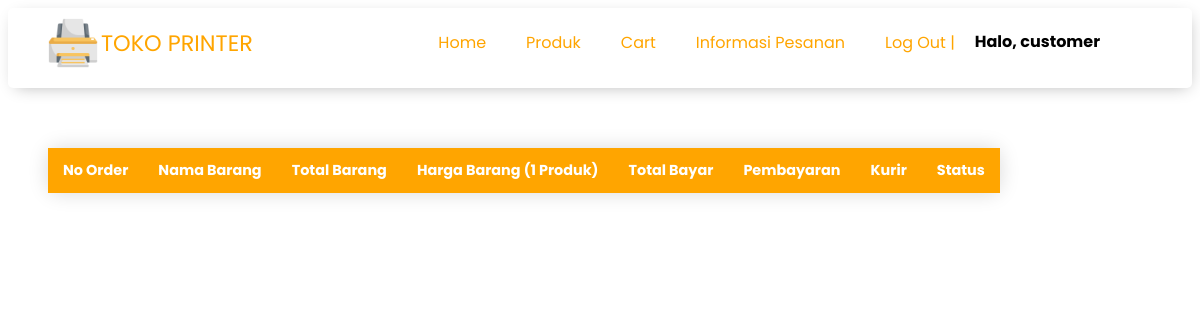
/pesanan.php (signed in), run on an earlier commit of the app's database.
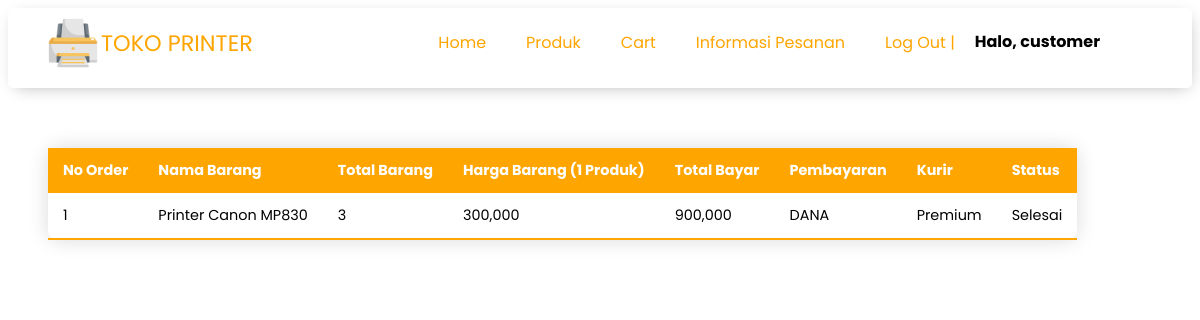
And on a later commit of the database.
### tables this page shows
CREATE TABLE `orders` (
  `id` int(11) NOT NULL,
  `id_user` int(11) NOT NULL,
  `id_product` int(11) NOT NULL,
  `address` text NOT NULL,
  `kecamatan` varchar(64) NOT NULL,
  `kelurahan` varchar(64) NOT NULL,
  `phone` varchar(64) NOT NULL,
  `postcode` varchar(64) NOT NULL,
  `payment` varchar(64) NOT NULL,
  `courier` varchar(64) NOT NULL,
  `status` varchar(64) NOT NULL,
  `info` varchar(64) NOT NULL
);

CREATE TABLE `products` (
  `id` int(11) NOT NULL,
  `name` varchar(64) NOT NULL,
  `price` int(11) NOT NULL,
  `description` text NOT NULL,
  `id_category` int(11) NOT NULL
);

### pesanan.php (the view, shortened to what this page needs)
<?php
require 'koneksi.php';
$username = $_SESSION['loginTokoPrinter'];
$user = mysqli_fetch_assoc(mysqli_query($conn, "SELECT * FROM user WHERE username='$username'"));
$idUser = $user['id_user'];
$orders = mysqli_query($conn, "SELECT *, COUNT(*) as total FROM orders WHERE id_user=$idUser GROUP BY id_product, payment, courier, status");
?>
<!DOCTYPE html>
<html lang="en">
<body>
<?php include 'layout/navbar.php'; ?>
<table class="styled-table">
    <thead>
        <tr>
            <th>No Order</th>
            <th>Nama Barang</th>
            <th>Total Barang</th>
            <th>Harga Barang (1 Produk)</th>
            <th>Total Bayar</th>
            <th>Pembayaran</th>
            <th>Kurir</th>
            <th>Status</th>
        </tr>
    </thead>
    <tbody>
        <?php foreach($orders as $order): ?>
        <?php $idProduct=$order['id_product'];$product = mysqli_fetch_assoc(mysqli_query($conn, "SELECT * FROM products WHERE id=$idProduct")); ?>
        <tr>
            <td><?= $order['id'] ?></td>
            <td><?= $product['name'] ?></td>
            <td><?= $order['total'] ?></td>
            <td><?= number_format($product['price']) ?></td>
            <td><?= number_format($order['total']*$product['price']) ?></td>
            <td><?= $order['payment'] ?></td>
            <td><?= $order['courier'] ?></td>
            <td><?= $order['status'] ?></td>
        </tr>
        <?php endforeach; ?>
    </tbody>
</table>
</body>
</html>

What changed in the data, as far as the page shows it:
added orders: id "1", id_product.name "Printer Canon MP830", total "3", id_product.price "300,000", price "900,000", payment "DANA", courier "Premium", status "Selesai"
